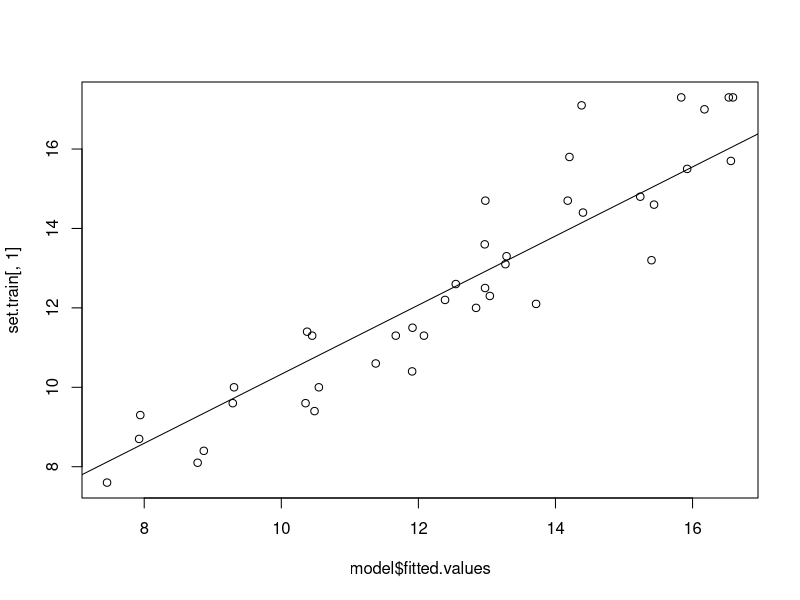

Write the R code that produced this figure. (Note: this script raises an error after producing the figure.)
library(caret)
library(leaps)
library(tidyverse)

data <- read.csv(file="states.csv",header = TRUE)
data2 <- data[,-1]

nr <- nrow(data2)

seed <- sample(1:100,1)
print(seed)
set.seed(seed)

trainSetIndex <- (sample(1:(nr),(nr)*.8))
testSetIndex <- c(1:nr)[(1:nr) %in% c(trainSetIndex)==FALSE]

set.train <- data2[trainSetIndex, ]
set.test <- data2[testSetIndex,]

#normalization
trainParam <- caret::preProcess(as.matrix(set.train))

#http://www.sthda.com/english/articles/37-model-selection-essentials-in-r/155-best-subsets-regression-essentials-in-r/#:~:text=The%20best%20subsets%20regression%20is,best%20subsets%20regression%20using%20R.
# id: model id
# object: regsubsets object
# data: data used to fit regsubsets
# outcome: outcome variable
get_model_formula <- function(id, object, outcome){
  # get models data
  models <- summary(object)$which[id,-1]
  # Get outcome variable
  #form <- as.formula(object$call[[2]])
  #outcome <- all.vars(form)[1]
  # Get model predictors
  predictors <- names(which(models == TRUE))
  predictors <- paste(predictors, collapse = "+")
  # Build model formula
  as.formula(paste0(outcome, "~", predictors))
}


models <- regsubsets(as.formula(paste0(colnames(set.train)[1], "~.")), data = set.train, nvmax = ncol(set.train)-1)

res.sum <- summary(models)

data.frame(
  Adj.R2 = which.max(res.sum$adjr2),
  CP = which.min(res.sum$cp),
  BIC = which.min(res.sum$bic)
)

get_cv_error <- function(model.formula, data){
  set.seed(1)
  train.control <- trainControl(method = "cv", number = 10)
  cv <- train(model.formula, data = data, method = "lm",
              trControl = train.control)
  cv$results$RMSE
}
# Compute cross-validation error

#get_model_formula(3, models, "Poverty")

model.ids <- 1:(ncol(set.train)-1)

cv.errors <-  map(model.ids, get_model_formula, models, "Poverty") %>%
  map(get_cv_error, data = data) %>%
  unlist()

cv.errors

coef(models, which.min(cv.errors))

finalNames <- names(coef(models, which.min(cv.errors)))[-1]

f <- as.formula(
  paste(colnames(set.train[1]), 
        paste(finalNames, collapse = " + "), 
        sep = " ~ "))

model <- lm(f,set.train)
summary(model)

plot(model$fitted.values,set.train[,1])
abline(lm(model$fitted.values~set.train[,1]))
cor(set.train[,1],model$fitted.values)

predictions <- predict(model,set.test)
RMSE(predictions,set.test[,1])
MAPE(set.test[,1],predictions)

plot(set.test[,1],predictions)
abline(lm(set.test[,1]~predictions))
cor(set.test[,1],predictions)

summary(lm(f,data2))
